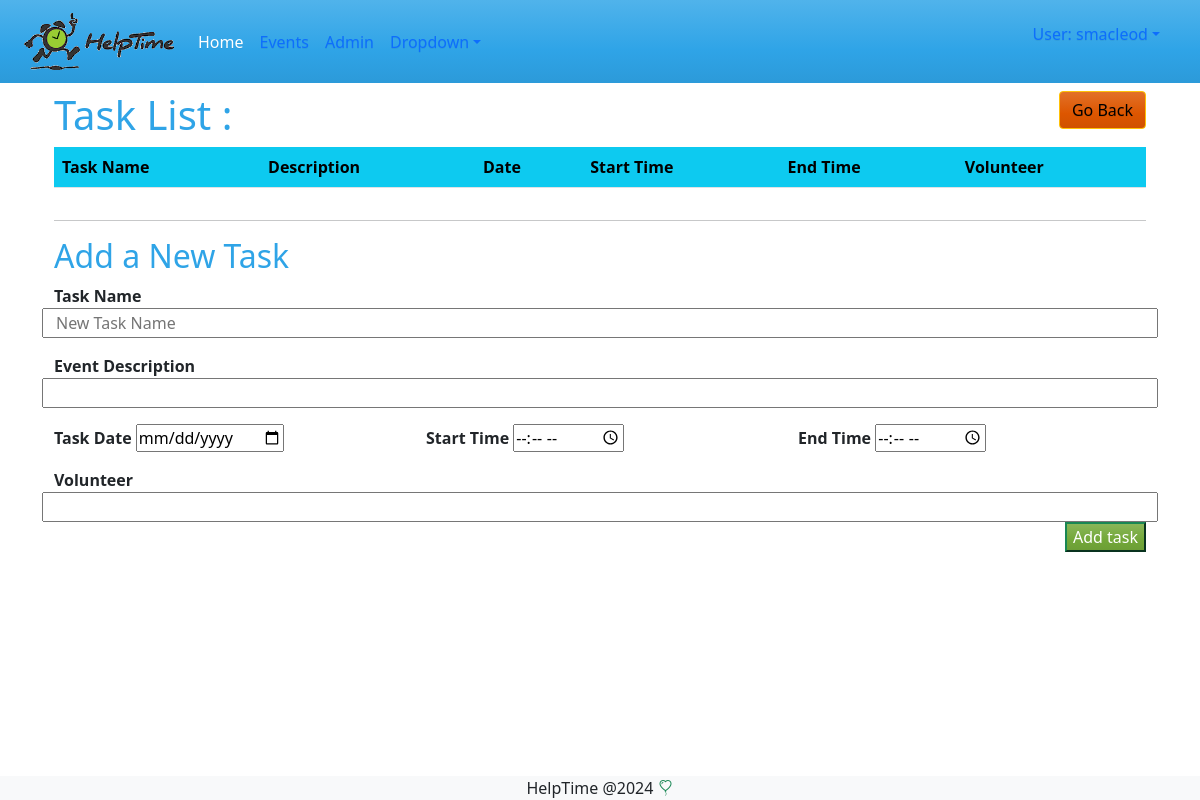
/events/tasklist/35 (signed in), run on an earlier commit of the app's database.
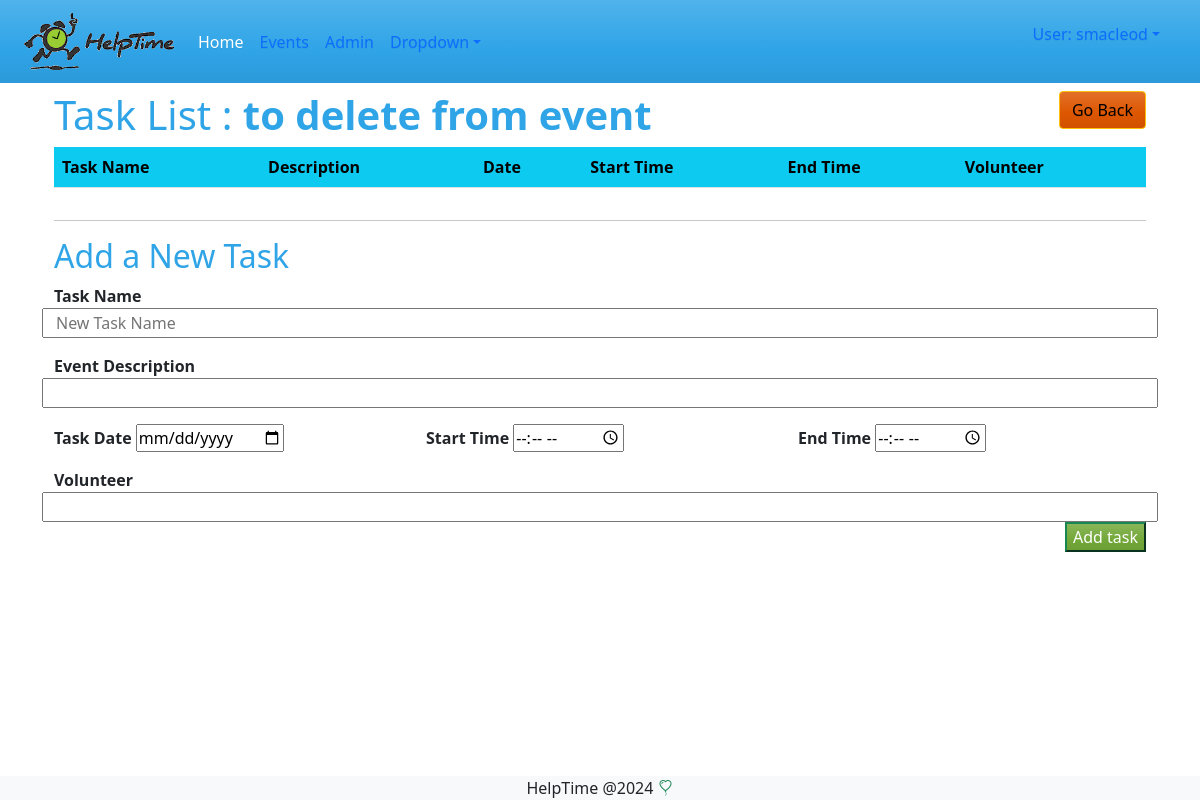
And on a later commit of the database.
### events/models.py (models this page shows, shortened)
class Event(models.Model):
    reminder_days_choice = models.TextChoices('days', '1 2 3 4 5 6 7')
    name = models.CharField(max_length=200, verbose_name='Event Name' )
    description = models.TextField(max_length=200, verbose_name='Event Description', blank=True)
    organization = models.CharField(max_length=100, verbose_name='Organization Name', blank=True )
    primery_contact = models.CharField(max_length=100, verbose_name='Primary Contact', blank=True)
    alternate_contact = models.CharField(max_length=100, verbose_name='Alt Contact', blank=True)
    hide_names = models.BooleanField(default=False, verbose_name='Hide Volunteer Names', blank=True)
    reminder_days = models.CharField(max_length=5, choices=reminder_days_choice, verbose_name='Days to remind in advance', default=7)
    created_by = models.ForeignKey(User, on_delete=models.SET_NULL, null=True, blank=True)
    created_at = models.DateTimeField(auto_now_add=True, null=True, blank=True)
    updated_at = models.DateTimeField(auto_now=True, blank=True, null=True)

### events/views.py (the view, shortened to what this page needs)
# urls.py: path("tasklist/<int:pk>", views.tasklist, name="tasklist"),
@login_required  #forces a login
def tasklist(request, pk):
    tasks = Task.objects.filter(event_id=pk)
    events = Event.objects.filter(id=pk)
    event_id = pk
    form = TaskForm()
    return render(request, 'events/tasklist.html', { 'tasks': tasks , 'events' : events, 'form':form})

### events/forms.py
class TaskForm(forms.ModelForm):
    class Meta:
        model = Task
        fields= '__all__'
        widgets = {
            'task' :  forms.TextInput(
                attrs={'placeholder': 'New Task Name'}),
            'task_date' : DateInput(),
            'start_time' : TimeInput(),
            'end_time' : TimeInput(),
        }

### events/templates/events/tasklist.html (shortened to what this page needs)
{% extends 'master.html' %}
{% block content %}
<div class="row">
    <div class="col-md-10">
        <h1> Task List :{% with event=events|first %}
            <strong>{{ event.name}}</strong>
        </h1>
    </div>
    <div class="col-md-2">
        <a href="{{request.META.HTTP_REFERER}}" class='btn btn-warning float-end'>Go Back</a>
    </div>
</div>
 {% endwith %}
 <form method="POST" class="">
    <div class="table-responsive">
        <table class="table">
            <tr class="bg-info">
                <th>Task Name</th>
                <th>Description</th>
                <th>Date</th>
                <th>Start Time</th>
                <th>End Time</th>
                <th>Volunteer</th>
            </tr>
        </table>
    </div>
</form>
<hr>
<h2>Add a New Task</h2>
<div class="row">
    <form action="" method="post">
        <fieldset>
            <div class="row">
                <strong>{{form.task.label}}</strong>
                {{ form.task }}
            </div>
            <div class="row mt-3">
                <strong>{{form.description.label}}</strong>
                {{ form.description }}
            </div>
            <div class="row mt-3">
                <div class="col-md-4">
                    <strong>{{form.task_date.label}}</strong>
                    {{ form.task_date}}
                </div>
                <div class="col-md-4">
                    <strong>{{form.start_time.label}}</strong>
                    {{ form.start_time}}
                </div>
                <div class="col-md-4">
                    <strong>{{form.end_time.label}}</strong>
                    {{ form.end_time}}
                </div>
            </div>
            <div class="row mt-3">
                <strong>{{form.volunteer.label}}</strong>
                {{ form.volunteer }}
            </div>
        </fieldset>
        <div class="float-end">
            <input type="submit" value="Add task" class="btn-success" />
        </div>
    </form>
</div>
<pre>
</pre>
{% endblock %}

What changed in the data, as far as the page shows it:
added Event: name "to delete from event"
